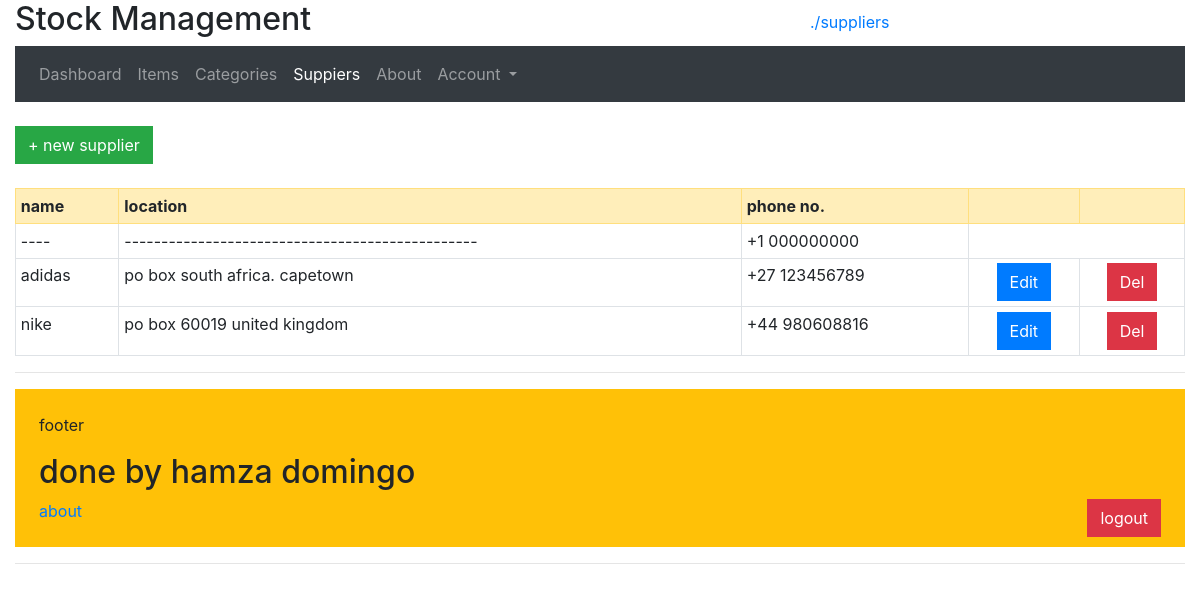
The page /supplier-read.php (signed in) on the database its author committed.
### tables this page shows
CREATE TABLE `suppliers` (
  `id` int(11) NOT NULL,
  `name` varchar(50) NOT NULL,
  `location` varchar(255) NOT NULL,
  `phone` varchar(9) NOT NULL,
  `country_code` int(3) NOT NULL
);

### supplier-read.php (the view, shortened to what this page needs)
<?php include "./includes/header.php" ?>
<?php require "db_config.php";?>
<?php
    $sql = "SELECT * FROM suppliers ORDER BY `name` ASC";
    $result = $conn->query($sql);
    $categories_db = $result->fetch_all(MYSQLI_ASSOC);
?>
<br>
<a href="./supplier-create.php" class="btn btn-success">+ new supplier</a>
<br>
<br>
<table id="dtOrderExample" class="categories table-sm table table-bordered">
    <tr class="table-warning">
        <th scope="col">name</th>
        <th scope="col">location</th>
        <th scope="col">phone no.</th>
        <th scope="col"></th>
        <th scope="col"></th>
    </tr>
    <?php foreach ($categories_db as $value) :?>
        <tr>
            <td><?=$value['name']?></td>
            <td><?=$value['location']?></td>
            <td><?="+{$value['country_code']} {$value['phone']}"?></td>
            <?php if($value['id'] != 1) :?>
                <td class="text-center"><a href="./supplier-update.php?id=<?=$value['id']?>&name=<?=$value['name']?>" class="btn btn-primary">Edit</a></td>
                <td class="text-center"><a href="./supplier-delete-warning.php?id=<?=$value['id']?>" class="btn btn-danger">Del</a></td>
            <?php endif;?>
        </tr>
    <?php endforeach?>
</table>
<?php include "./includes/footer.php" ?>

### assets/style.css (style rules this page uses)
*, *::after, *::before { margin: 0; border-radius: 0 !important; box-sizing: border-box; }

### rows shown on the page
suppliers: name "----", location "------------------------------------------------", country_code "1", phone "000000000"
suppliers: name "adidas", location "po box south africa. capetown", country_code "27", phone "123456789"
suppliers: name "nike", location "po box 60019 united kingdom", country_code "44", phone "980608816"

### other values the page prints
$page_title "suppliers"
